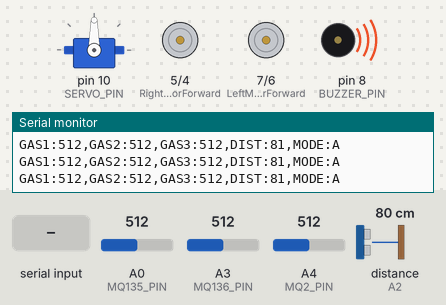
The sketch below on a simulated Arduino Uno, built with avr-gcc and run on an emulated ATmega328P. Parts: servo, motor-driver pin pairs drawn as motors (green arrow = first pin HIGH = forward, orange = second pin HIGH = backward, longer = more drive), buzzer (waves = sounding, pin HIGH), the last lines printed to the serial monitor. The test bench sets the inputs (shaded band); at power-on: A0 (MQ135_PIN) = 512, A3 (MQ136_PIN) = 512, A4 (MQ2_PIN) = 512, distance to the obstacle (sensor on A2) 80 cm. The echo pulse lasts 58.3 µs per cm.

Above: at 3.9 s.
4.0 s: A0 (MQ135_PIN) set to 640
7.0 s: A0 (MQ135_PIN) set to 662
At 7.33 s:
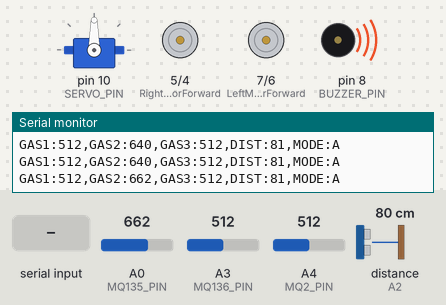
10.0 s: "MODE:M\n" received over Serial
13.0 s: "CMD:L\n" received over Serial
At 13.12 s:
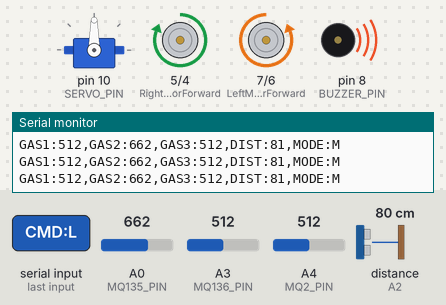
16.0 s: "CMD:R\n" received over Serial
At 16.12 s:
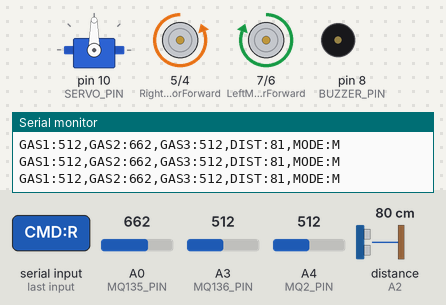
19.0 s: "CMD:R\n" received over Serial
At 19.12 s:
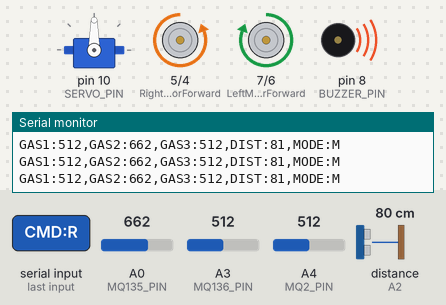
Timing chart, 0 to 23.0 s (numbered marks = the images above; inputs shaded):
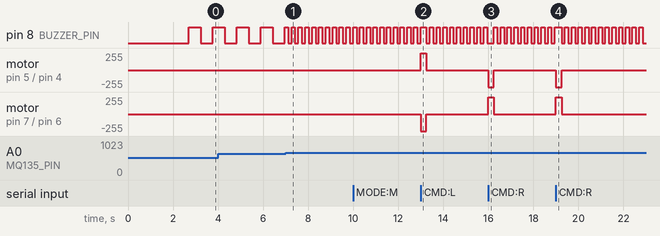

Measured:
- the behaviour switches between 649 and 650 on A0 (MQ135_PIN) (found by bisection; images 0 and 1)
- after the input at 7.0 s, pin 8 (BUZZER_PIN): alternates HIGH for 0.15 s and LOW for 0.15 s, starting after 0.11 s
- after the input at 13.0 s, motor on pin 5 (RightMotorForward) / pin 4 (RightMotorBackward): stopped → forward 255/255 at once, → stopped 0.25 s later; motor on pin 7 (LeftMotorForward) / pin 6 (LeftMotorBackward): stopped → backward 255/255 at once, → stopped 0.25 s later
- after the input at 16.0 s, motor on pin 5 (RightMotorForward) / pin 4 (RightMotorBackward): stopped → backward 255/255 at once, → stopped 0.25 s later; motor on pin 7 (LeftMotorForward) / pin 6 (LeftMotorBackward): stopped → forward 255/255 at once, → stopped 0.25 s later
- after the input at 19.0 s, motor on pin 5 (RightMotorForward) / pin 4 (RightMotorBackward): stopped → backward 255/255 at once, → stopped 0.25 s later; motor on pin 7 (LeftMotorForward) / pin 6 (LeftMotorBackward): stopped → forward 255/255 at once, → stopped 0.25 s later
- by itself, pin 8 (BUZZER_PIN): alternates HIGH for 0.53 s and LOW for 0.53 s

The sketch:

arduino.ino
```cpp
/*
  Project Nirvan — Arduino Firmware
  - HC-SR04 ultrasonic on SG90 servo (scans center/left/right)
  - L298N driving 2 motor banks (skid-steer)
  - MQ-135, MQ-136, MQ-2 gas sensors
  - Buzzer: warning/danger audible alert (thresholds from repo README)
  - Serial link to Raspberry Pi (115200 baud): sends telemetry,
    receives MODE:A / MODE:M / CMD:F/B/L/R/S
  Library required: NewPing
*/

#include <Servo.h>
#include <NewPing.h>

// ---------- L298N control pins ----------
const int LeftMotorForward   = 7;
const int LeftMotorBackward  = 6;
const int RightMotorForward  = 5;
const int RightMotorBackward = 4;

// ---------- Ultrasonic sensor pins ----------
#define TRIG_PIN A1
#define ECHO_PIN A2
#define MAX_DISTANCE 200   // cm

// ---------- Servo ----------
#define SERVO_PIN 10
const int SERVO_CENTER = 90;
const int SERVO_RIGHT  = 30;
const int SERVO_LEFT   = 150;

// ---------- Gas sensor pins ----------
#define MQ135_PIN A0   // air quality: CO2, NH3, benzene, smoke
#define MQ136_PIN A3   // H2S, SO2
#define MQ2_PIN   A4   // LPG, methane, smoke, CO

const int MQ135_THRESHOLD = 400;
const int MQ136_THRESHOLD = 400;
const int MQ2_THRESHOLD   = 400;

// ---------- Buzzer ----------
#define BUZZER_PIN 8
const int GAS_WARNING_THRESHOLD = 350;   // from repo README safety banner
const int GAS_DANGER_THRESHOLD  = 650;   // from repo README safety banner
unsigned long lastBuzzerToggle = 0;
bool buzzerState = false;
const unsigned long BUZZER_WARNING_INTERVAL = 500;  // slow beep
const unsigned long BUZZER_DANGER_INTERVAL  = 150;  // fast beep

// ---------- Behavior tuning ----------
const int STOP_DISTANCE = 30;   // cm, matches README's documented 30cm logic

NewPing sonar(TRIG_PIN, ECHO_PIN, MAX_DISTANCE);
Servo scanServo;

boolean movingForward = false;
bool autonomousMode = true;     // starts in Auto, same as before
int distance = 100;

int mq135Value = 0;
int mq136Value = 0;
int mq2Value   = 0;

unsigned long lastTelemetryTime = 0;
const unsigned long telemetryInterval = 200; // ms, unchanged from before

void setup() {
  Serial.begin(115200);   // matches app.py's BAUD_RATE

  pinMode(LeftMotorForward, OUTPUT);
  pinMode(LeftMotorBackward, OUTPUT);
  pinMode(RightMotorForward, OUTPUT);
  pinMode(RightMotorBackward, OUTPUT);

  pinMode(MQ135_PIN, INPUT);
  pinMode(MQ136_PIN, INPUT);
  pinMode(MQ2_PIN, INPUT);

  pinMode(BUZZER_PIN, OUTPUT);
  digitalWrite(BUZZER_PIN, LOW);

  scanServo.attach(SERVO_PIN);
  scanServo.write(SERVO_CENTER);
  delay(2000);

  for (int i = 0; i < 4; i++) {
    distance = readPing();
    delay(100);
  }

  moveStop();
}

void loop() {
  // 1. Check for incoming commands from Raspberry Pi
  checkSerialCommands();

  // 2. Read gas sensors (updates globals + returns alert flag)
  bool gasAlert = checkGasSensors();

  // 3. Update buzzer based on repo's warning/danger thresholds
  updateBuzzer();

  // 4. Movement logic
  if (gasAlert) {
    // Gas threshold breached: stop regardless of mode, for safety
    moveStop();
    if (autonomousMode) distance = readPing();
  }
  else if (autonomousMode) {
    runObstacleAvoidance();
    distance = readPing();
  }
  // else: manual mode, no gas alert -> motors stay as last set by checkSerialCommands()

  // 5. Send telemetry to Pi at regular intervals
  if (millis() - lastTelemetryTime >= telemetryInterval) {
    sendTelemetry();
    lastTelemetryTime = millis();
  }
}

// ---------- Obstacle avoidance ----------
void runObstacleAvoidance() {
  if (distance <= STOP_DISTANCE) {
    moveStop();
    delay(300);
    moveBackward();
    delay(400);
    moveStop();
    delay(300);

    int distanceRight = lookRight();
    delay(300);
    int distanceLeft = lookLeft();
    delay(300);

    if (distanceRight >= distanceLeft) {
      turnRight();
    } else {
      turnLeft();
    }
    moveStop();
  } else {
    moveForward();
  }
}

// ---------- Gas sensors ----------
bool checkGasSensors() {
  mq135Value = analogRead(MQ135_PIN);
  mq136Value = analogRead(MQ136_PIN);
  mq2Value   = analogRead(MQ2_PIN);

  return (mq135Value > MQ135_THRESHOLD) ||
         (mq136Value > MQ136_THRESHOLD) ||
         (mq2Value   > MQ2_THRESHOLD);
}

// ---------- Buzzer ----------
void updateBuzzer() {
  int maxGas = mq135Value;
  if (mq136Value > maxGas) maxGas = mq136Value;
  if (mq2Value   > maxGas) maxGas = mq2Value;

  unsigned long now = millis();

  if (maxGas >= GAS_DANGER_THRESHOLD) {
    // Danger: fast beep
    if (now - lastBuzzerToggle >= BUZZER_DANGER_INTERVAL) {
      buzzerState = !buzzerState;
      digitalWrite(BUZZER_PIN, buzzerState);
      lastBuzzerToggle = now;
    }
  } else if (maxGas >= GAS_WARNING_THRESHOLD) {
    // Warning: slow beep
    if (now - lastBuzzerToggle >= BUZZER_WARNING_INTERVAL) {
      buzzerState = !buzzerState;
      digitalWrite(BUZZER_PIN, buzzerState);
      lastBuzzerToggle = now;
    }
  } else {
    // Normal: silent
    digitalWrite(BUZZER_PIN, LOW);
    buzzerState = false;
  }
}

// ---------- Scanning ----------
int lookRight() {
  scanServo.write(SERVO_RIGHT);
  delay(500);
  int d = readPing();
  delay(100);
  scanServo.write(SERVO_CENTER);
  return d;
}

int lookLeft() {
  scanServo.write(SERVO_LEFT);
  delay(500);
  int d = readPing();
  delay(100);
  scanServo.write(SERVO_CENTER);
  return d;
}

int readPing() {
  delay(70);
  int cm = sonar.ping_cm();
  if (cm == 0) cm = 250;   // no echo = treat as clear
  return cm;
}

// ---------- Motor control ----------
void moveStop() {
  digitalWrite(LeftMotorForward, LOW);
  digitalWrite(RightMotorForward, LOW);
  digitalWrite(LeftMotorBackward, LOW);
  digitalWrite(RightMotorBackward, LOW);
  movingForward = false;
}

void moveForward() {
  if (!movingForward) {
    movingForward = true;
    digitalWrite(LeftMotorForward, HIGH);
    digitalWrite(RightMotorForward, HIGH);
    digitalWrite(LeftMotorBackward, LOW);
    digitalWrite(RightMotorBackward, LOW);
  }
}

void moveBackward() {
  movingForward = false;
  digitalWrite(LeftMotorBackward, HIGH);
  digitalWrite(RightMotorBackward, HIGH);
  digitalWrite(LeftMotorForward, LOW);
  digitalWrite(RightMotorForward, LOW);
}

void turnRight() {
  digitalWrite(LeftMotorForward, HIGH);
  digitalWrite(RightMotorBackward, HIGH);
  digitalWrite(LeftMotorBackward, LOW);
  digitalWrite(RightMotorForward, LOW);
  delay(250);

  digitalWrite(LeftMotorForward, HIGH);
  digitalWrite(RightMotorForward, HIGH);
  digitalWrite(LeftMotorBackward, LOW);
  digitalWrite(RightMotorBackward, LOW);
  movingForward = true;
}

void turnLeft() {
  digitalWrite(LeftMotorBackward, HIGH);
  digitalWrite(RightMotorForward, HIGH);
  digitalWrite(LeftMotorForward, LOW);
  digitalWrite(RightMotorBackward, LOW);
  delay(250);

  digitalWrite(LeftMotorForward, HIGH);
  digitalWrite(RightMotorForward, HIGH);
  digitalWrite(LeftMotorBackward, LOW);
  digitalWrite(RightMotorBackward, LOW);
  movingForward = true;
}

// ---------- Serial communication ----------
void sendTelemetry() {
  // Format: GAS1:val,GAS2:val,GAS3:val,DIST:val,MODE:A/M
  Serial.print("GAS1:"); Serial.print(mq2Value);    // MQ-2  -> GAS1 (matches README mapping)
  Serial.print(",GAS2:"); Serial.print(mq135Value);  // MQ-135 -> GAS2
  Serial.print(",GAS3:"); Serial.print(mq136Value);  // MQ-136 -> GAS3
  Serial.print(",DIST:"); Serial.print(distance);
  Serial.print(",MODE:"); Serial.println(autonomousMode ? "A" : "M");
}

void checkSerialCommands() {
  if (Serial.available() > 0) {
    String command = Serial.readStringUntil('\n');
    command.trim();

    if (command == "MODE:A") {
      autonomousMode = true;
    }
    else if (command == "MODE:M") {
      autonomousMode = false;
      moveStop();
    }

    if (!autonomousMode) {
      if (command == "CMD:F") moveForward();
      else if (command == "CMD:B") moveBackward();
      else if (command == "CMD:L") turnLeft();
      else if (command == "CMD:R") turnRight();
      else if (command == "CMD:S") moveStop();
    }
  }
}
```
